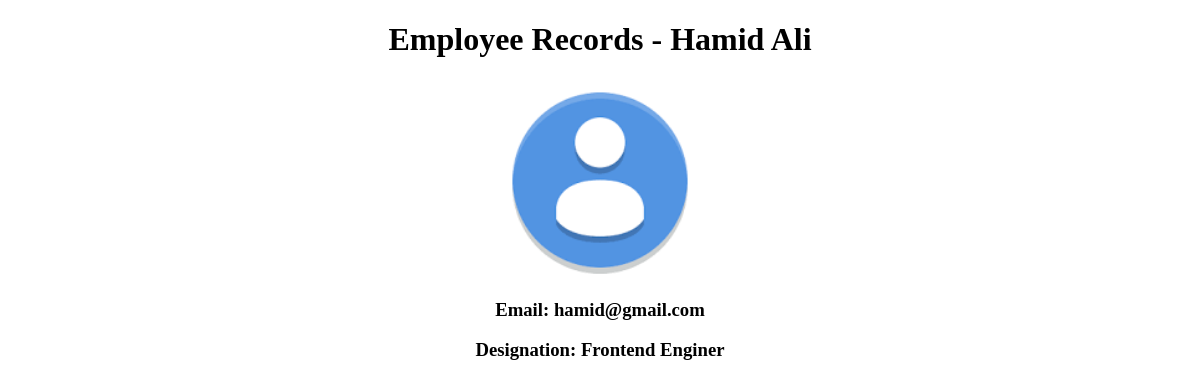
The page /employee/2 on the database its author committed.
### employees/models.py (models this page shows)
class Employee(models.Model):
    first_name = models.CharField(max_length=50)
    last_name = models.CharField(max_length=50)
    email = models.EmailField(unique=True)
    designation = models.CharField(max_length=50)
    salary = models.IntegerField()
    joining_date = models.DateField()
    is_active = models.BooleanField(default=True)
    department = models.ForeignKey('Department', on_delete=models.SET_NULL, null=True, blank=True)
    manager = models.ForeignKey('self', on_delete=models.SET_NULL, null=True, blank=True)
    image = models.ImageField(upload_to='emp_images', default='default.png')
    def __str__(self):
        return f"{self.first_name} {self.last_name}"
    def full_name(self):
        return f"{self.first_name} {self.last_name}"

### employees/views.py (the view)
# urls.py: path('<int:id>', views.employee_detials, name='employee_name'),
def employee_detials(request, id):
    employee = get_object_or_404(Employee, pk=id)
    print(employee)
    context = {
        "employee": employee
    }
    return render(request, "employee_details.html", context)

### templates/employee_details.html (shortened to what this page needs)
{% load static %}
<!doctype html>
<html lang="en">
  <head>
    <link rel="stylesheet" href="{% static 'css/style.css' %}" />
  </head>
  <body>
    <h1>Employee Records - {{ employee.full_name }}</h1>
    <img
      src="{{ employee.image.url}}"
      alt="{{employee.first_name}}"
      style="
        width: 200px;
        margin-left: auto;
        margin-right: auto;
        max-width: 100%;
        display: block;
      "
    />
    <h3>Email: {{ employee.email }}</h3>
    <h3>Designation: {{ employee.designation }}</h3>
  </body>
</html>

### static/css/style.css (style rules this page uses)
h1, h3 { text-align: center; }

### rows shown on the page
Employee: full_name "Hamid Ali", image (placeholder picture), email "hamid@gmail.com", designation "Frontend Enginer"
